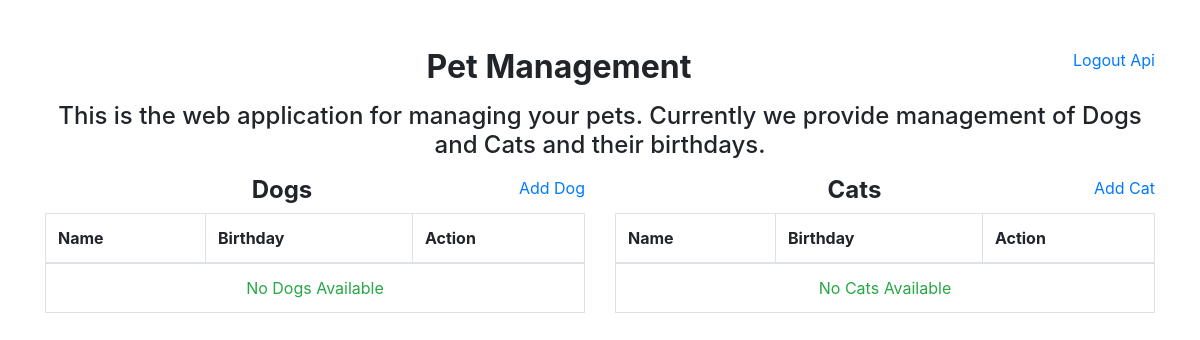
Page / (signed in) on the earlier database version.
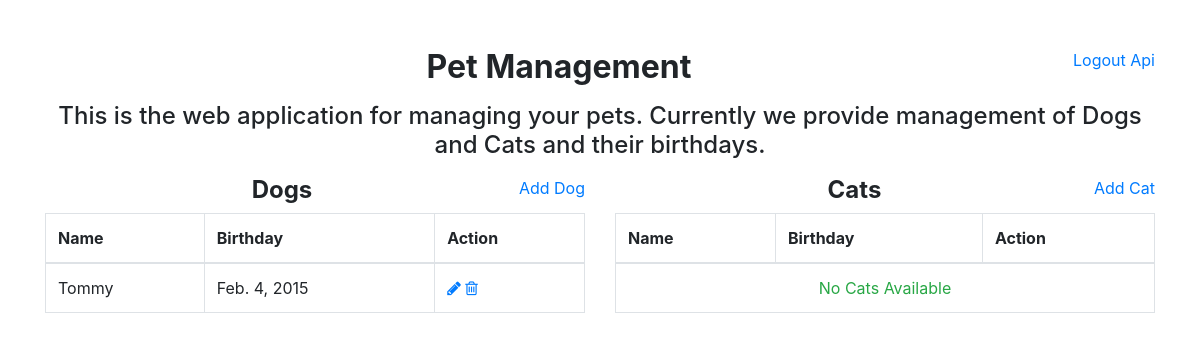
Same page on the later database version.
### pet/models.py (models this page shows, shortened)
class Pet(models.Model):
    name = models.CharField(max_length=50)
    birthday = models.DateField(auto_now_add=False)
    class Meta:
        abstract = True

class Dog(Pet):
    owner = models.ForeignKey(
        User, related_name='dogs', on_delete=models.CASCADE)

### pet/views.py (the view)
# urls.py: url(r'^$', HomePageView.as_view(), name='home'),
class HomePageView(TemplateView):
    template_name = 'index.html'
    def get_context_data(self, *args, **kwargs):
        ctx = super().get_context_data(*args, **kwargs)
        ctx['dogs'] = self.get_dogs()
        ctx['cats'] = self.get_cats()
        return ctx
    def get_dogs(self):
        if self.request.user.is_authenticated():
            return Dog.objects.filter(owner=self.request.user)
        return []
    def get_cats(self):
        if self.request.user.is_authenticated():
            return Cat.objects.filter(owner=self.request.user)
        return []

### templates/index.html (shortened to what this page needs)
{% extends '__base.html' %}
{% block content %}
    <div>
        <h4 class="text-center">This is the web application for managing your pets. Currently we provide
            management of Dogs and Cats and their birthdays.</h4>
        <div class="row mt-3">
            {% if user and user.is_authenticated %}
                <div class="col-md-6">
                    <a href="{% url 'create_dog' %}" class="float-right">Add Dog</a>
                    <h4 class="text-center"><strong>Dogs</strong></h4>
                    <table class="table table-bordered w-90">
                        <thead>
                            <tr>
                                <th>Name</th>
                                <th>Birthday</th>
                                <th>Action</th>
                            </tr>
                        </thead>
                        <tbody>
                            {% for dog in dogs %}
                                <tr>
                                    <td>{{ dog.name }}</td>
                                    <td>{{ dog.birthday }}</td>
                                    <td>
                                        <a href="{% url 'edit_dog' dog.id %}" title="Edit Dog">
                                            <i class="fa fa-pencil" aria-hidden="true"></i>
                                        </a>
                                        <a href="{% url 'delete_dog' dog.id %}" title="Edit Dog">
                                            <i class="fa fa-trash-o" aria-hidden="true"></i>
                                        </a>
                                    </td>
                                </tr>
                            {% empty %}
                                <tr>
                                    <td colspan="3" class="text-center">
                                        <span class="text-success">No Dogs Available</span>
                                    </td>
                                </tr>
                            {% endfor %}
                        </tbody>
                    </table>
                </div>
                <div class="col-md-6">
                    <a href="{% url 'create_cat' %}" class="float-right">Add Cat</a>
                    <h4 class="text-center"><strong>Cats</strong></h4>
                    <table class="table table-bordered w-90">
                        <thead>
                            <tr>
                                <th>Name</th>
                                <th>Birthday</th>
                                <th>Action</th>
                            </tr>
                        </thead>
                        <tbody>
                            {% for cat in cats %}
                                <tr>
                                    <td>{{ cat.name }}</td>
                                    <td>{{ cat.birthday }}</td>
                                    <td>
                                        <a href="{% url 'edit_cat' cat.id %}" title="Edit Dog">
                                            <i class="fa fa-pencil" aria-hidden="true"></i>
                                        </a>
                                        <a href="{% url 'delete_cat' cat.id %}" title="Edit Dog">
                                            <i class="fa fa-trash-o" aria-hidden="true"></i>
                                        </a>
                                    </td>
                                </tr>
                            {% empty %}
                                <tr>
                                    <td colspan="3" class="text-center">
                                        <span class="text-success">No Cats Available</span>
                                    </td>
                                </tr>
                            {% endfor %}
                        </tbody>
                    </table>
                </div>
            {% endif %}
        </div>
    </div>
{% endblock %}

### templates/__base.html (shortened to what this page needs)
<!DOCTYPE html>
<html>
    <head>
        <link href="https://maxcdn.bootstrapcdn.com/bootstrap/4.0.0-alpha.6/css/bootstrap.min.css"
              rel="stylesheet">
        <link href="https://maxcdn.bootstrapcdn.com/font-awesome/4.7.0/css/font-awesome.min.css"
              rel="stylesheet">
    </head>
    <body>
        <div class="container">
            {% block login_register %}
                <div class="float-right">
                    {% if request.user and request.user.is_authenticated %}
                        <a href="{% url 'logout' %}">Logout</a>
                    {% else %}
                        <a href="{% url 'login' %}">Login</a>
                        <a href="{% url 'register' %}">Register</a>
                    {% endif %}
                    <a href="/api/" target="_blank">Api</a>
                </div>
            {% endblock %}
            <div class="text-center mt-5">
                <h2><strong>Pet Management</strong></h2>
            </div>
            <div class="mt-3">
                {% block content %}
                {% endblock %}
            </div>
        </div>
    </body>
</html>

Differences in the rows shown:
added Dog: name "Tommy", birthday "Feb. 4, 2015"
Other differences:
text no longer shown: "No Dogs Available"
